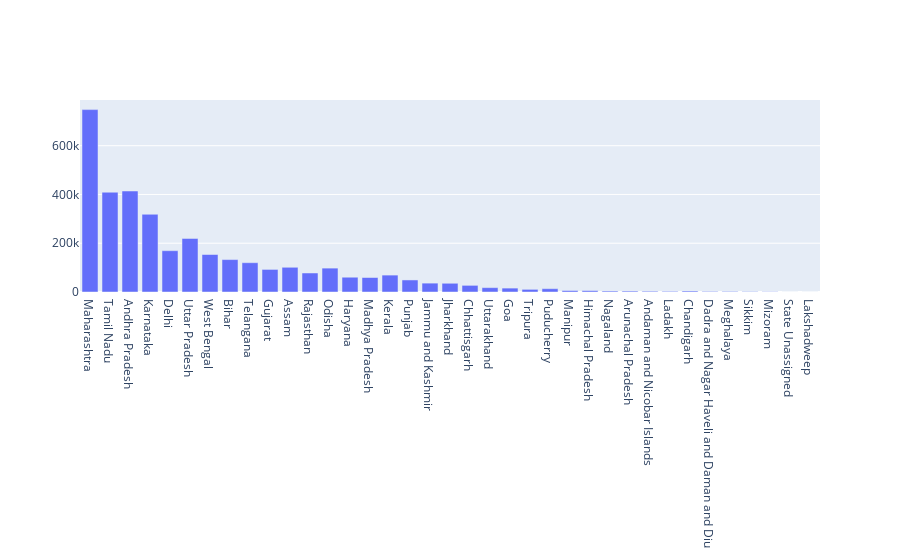

The notebook cell saved with this chart:
### Code cell
#for matplotlib
fig=plt.figure(figsize=(20,10))
axes=fig.add_axes([0,0,1,1])
axes.bar(x=statewise['State'],height = statewise['Confirmed'])
plt.show()

#plotly

fig=go.Figure()
fig.add_trace(go.Bar(x=statewise['State'],y= statewise['Confirmed']))

### Figure 1 — Plotly figure (JSON) as saved in the notebook; plotly's stock layout.template omitted (floating-point values rounded to 4 significant figures)
{"data": [{"type": "bar", "x": ["Maharashtra", "Tamil Nadu", "Andhra Pradesh", "Karnataka", "Delhi", "Uttar Pradesh", "West Bengal", "Bihar", "Telangana", "Gujarat", "Assam", "Rajasthan", "Odisha", "Haryana", "Madhya Pradesh", "Kerala", "Punjab", "Jammu and Kashmir", "Jharkhand", "Chhattisgarh", "Uttarakhand", "Goa", "Tripura", "Puducherry", "Manipur", "Himachal Pradesh", "Nagaland", "Arunachal Pradesh", "Andaman and Nicobar Islands", "Ladakh", "Chandigarh", "Dadra and Nagar Haveli and Daman and Diu", "Meghalaya", "Sikkim", "Mizoram", "State Unassigned", "Lakshadweep"], "y": [747995, 409238, 414164, 318752, 169412, 219457, 153754, 132935, 120166, 92601, 101368, 77965, 97920, 60596, 59433, 69304, 49378, 36377, 35813, 27233, 17865, 16006, 10876, 13556, 5960, 5637, 3851, 3745, 3050, 2540, 3985, 2308, 2240, 1576, 1003, 0, 0]}], "layout": {}}
